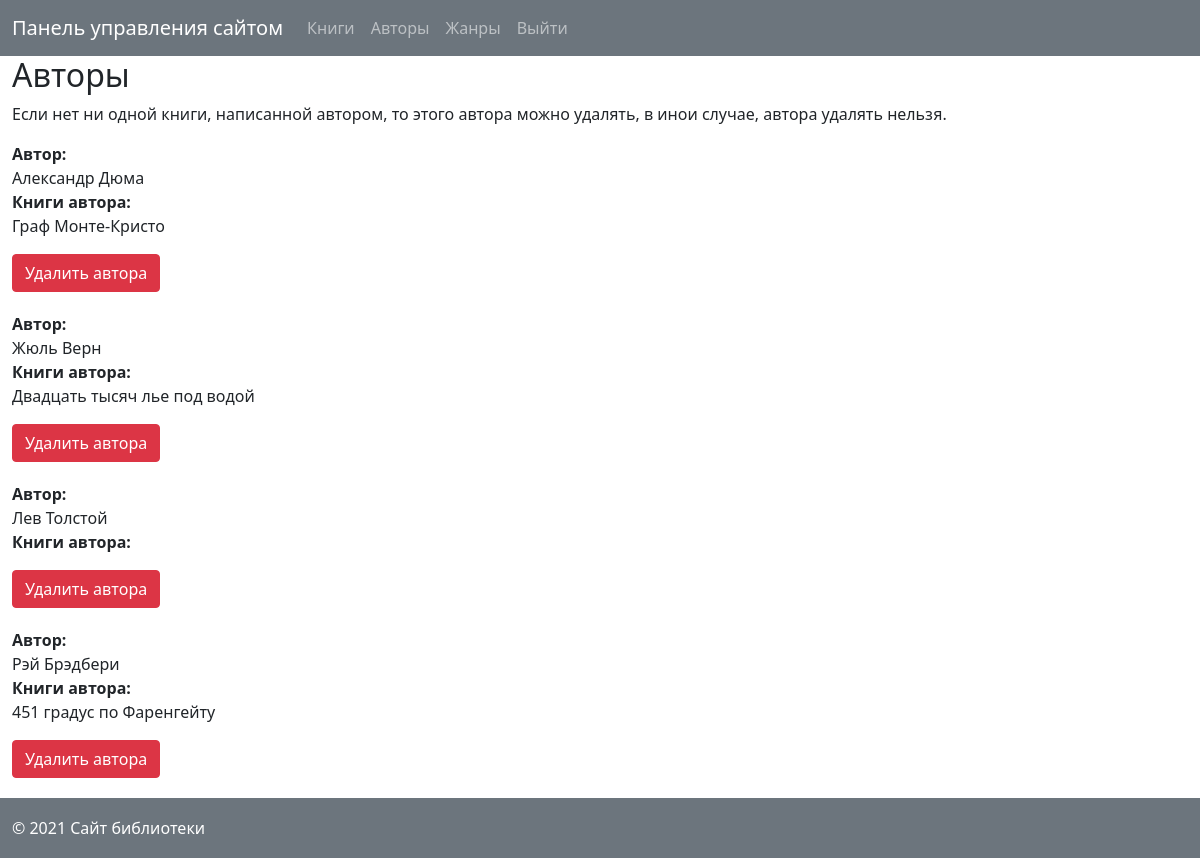
Screenshot of /admin/authors.php (signed in) with the database file from the repository.
### tables this page shows
CREATE TABLE `author` (
  `author_id` int NOT NULL AUTO_INCREMENT,
  `author_name` varchar(50) NOT NULL,
  PRIMARY KEY (`author_id`)
);

### admin/scripts/get_authors.php (called while the page is built, shortened)
<?php
require_once '../db/db_connection.php';
function getAuthors(object $pdo): object
{
    $query = 'SELECT author.author_id, author.author_name, GROUP_CONCAT(book.title SEPARATOR ", ") AS books
        FROM author LEFT JOIN book_author ON author.author_id = book_author.author_id
        LEFT JOIN book ON book_author.book_id = book.book_id
        GROUP BY author.author_id, author.author_name ORDER BY author.author_name';
    $authors = $pdo->query($query);
    return $authors;
}
$authors = getAuthors($pdo);

### admin/authors.php (the view, shortened to what this page needs)
<?php
require_once 'scripts/get_authors.php';
?>
<!DOCTYPE html>
<html lang="en">
<head>
    <link rel="stylesheet" href="../assets/css/bootstrap/bootstrap.min.css">
    <link rel="stylesheet" href="../assets/css/style.css">
    <link rel="stylesheet" href="../assets/css/admin/logout.css">
    <link rel="stylesheet" href="../assets/css/admin/authors.css">
    <link rel="stylesheet" href="../assets/css/footer.css">
</head>
<body>
    <div class="content">
        <nav class="navbar navbar-expand-md navbar-dark bg-secondary">
            <div class="container-fluid">
                <a class="navbar-brand" href="admin.php">Панель управления сайтом</a>
                <div class="collapse navbar-collapse" id="navbarSupportedContent">
                    <ul class="navbar-nav">
                        <li class="nav-item active">
                            <a class="nav-link" href="admin.php">Книги</a>
                        </li>
                        <li class="nav-item">
                            <a class="nav-link" href="authors.php">Авторы</a>
                        </li>
                        <li class="nav-item">
                            <a class="nav-link" href="genres.php">Жанры</a>
                        </li>
                        <li class="nav-item">
                        <a class="sign-in-link nav-link" href="auth/logout.php">Выйти</a>
                        </li>
                    </ul>
                </div>
            </div>
        </nav>
        <div class="container-fluid">
            <h2>Авторы</h2>
            <p>Если нет ни одной книги, написанной автором, то этого автора можно удалять, в инои случае, автора удалять нельзя.</p>
            <?php foreach ($authors as $author): ?>
                <ul class="author">
                    <li class="author__name">Автор:</li>
                    <li><?= $author["author_name"] ?></li>
                    <li class="author__books">Книги автора:</li>
                    <li><?= $author["books"] ?></li>
                </ul>
                <button class="btn-delete btn btn-danger">
                    <a class="link-delete" href="scripts/delete_author.php?author_id=<?= $author["author_id"] ?>">Удалить автора</a>
                </button>
            <?php endforeach; ?>
        </div>
    </div>
    <footer class="footer bg-secondary">
        <div class="container-fluid">
            <span class="copyright">&copy; 2021 Сайт библиотеки</span>
        </div>
    </footer>
</body>
</html>

### assets/css/style.css (style rules this page uses)
html, body { height: 100%; }
body { display: flex; flex-direction: column; }
.content { flex: 1 0 auto; }

### assets/css/admin/authors.css (style rules this page uses)
.author { padding-left: 0; list-style-type: none; }
.author__name, .author__books { font-weight: bold; }
.link-delete { color: #fff; text-decoration: none; }
.btn-delete { margin-bottom: 20px; }

### assets/css/footer.css (style rules this page uses)
.footer { flex-shrink: 0; width: 100%; line-height: 60px; color: #fff; }

### rows the page displays
author: author_name "Александр Дюма", books "Граф Монте-Кристо"
author: author_name "Жюль Верн", books "Двадцать тысяч лье под водой"
author: author_name "Лев Толстой"
author: author_name "Рэй Брэдбери", books "451 градус по Фаренгейту"
